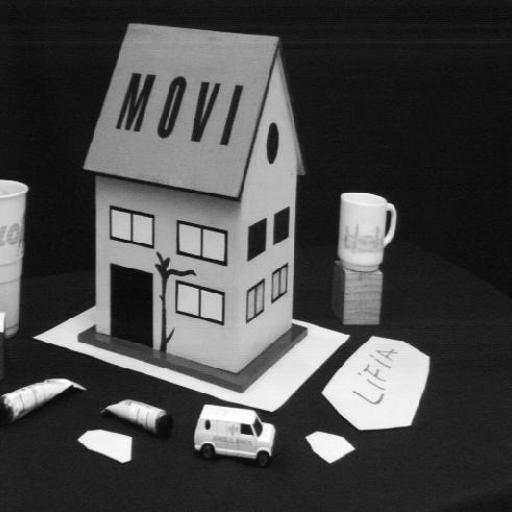
%> input picture hw2/set2/image1.jpg, 512 x 512 px
$ octave hw2_3.m   (GNU Octave 9; MATLAB toolbox functions it lacks are replaced by stand-ins)
%> lines starting %> are read from the running program, lines starting %| are printed output that depends on the picture
### hw2/readTextFiles.m
function [x1, x2] = readTextFiles

% use this function to read in data from 2D files.
% make sure to change the path depending which set
% you are using

fileid = fopen('set2/pt_2D_1.txt','r');
PointNo = str2num(fgets(fileid));
temp = fscanf(fileid,'%f');
Points1 = zeros(PointNo, 2);
for i = 1 : PointNo
    Points1(i,2) = temp(i*2-1);
    Points1(i,1) = temp(i*2);
end
fclose(fileid);
fileid = fopen('set2/pt_2D_2.txt','r');
PointNo = str2num(fgets(fileid));
temp = fscanf(fileid,'%f');
Points2 = zeros(PointNo, 2);
for i = 1 : PointNo
    Points2(i,2) = temp(i*2-1);
    Points2(i,1) = temp(i*2);
end
fclose(fileid);
x1 = Points1';
x2 = Points2';
n = size( x1, 2 );
x1 = [ x1 ; ones(1,n) ];
x2 = [ x2 ; ones(1,n) ];
end

### hw2/epipolar_lines.m
function [l,l_]=epipolar_lines(p,p_,F,image_1,image_2)
l_=F*p;
l=F'*p_;
x=1:size(image_1);
points_=zeros(2,size(x,2),size(l,2));
for i=1:size(l_,2)
    a=l_(1,i);
    b=l_(2,i);
    c=l_(3,i);
    y=(-c-a*x)/b;
    points_(1,:,i)=x;
    points_(2,:,i)=y;

end

points=zeros(2,size(x,2),size(l,2));
for i=1:size(l,2)
    a=l(1,i);
    b=l(2,i);
    c=l (3,i);
    y=(-c-a*x)/b;
    points(1,:,i)=x;
    points(2,:,i)=y;

end
figure;
imshow(image_1);
for i=1:size(l,2)
    hold on
    plot(p(1,i),p(2,i),'o');
    hold on
    plot(points(1,:,i),points(2,:,i));


end
figure;
imshow(image_2);
for i=1:size(l_,2)
    hold on
    plot(p_(1,i),p_(2,i),'o');
    hold on
    plot(points_(1,:,i),points_(2,:,i));

end

end

### hw2/err_dist.m
function err=err_dist(p,p_,F)
l_=F*p;
l=F'*p_;
distp_=0;
distp=0;
for i=1:size(p,2)
distp_=abs((l_(1,i)*p_(1,i)+l_(2,i)*p_(2,i)+l_(3,i))/sqrt(l_(1,i)^2+l_(2,i)^2))+distp_;
distp=abs((l(1,i)*p(1,i)+l(2,i)*p(2,i)+l(3,i))/sqrt(l(1,i)^2+l(2,i)^2))+distp;
end

distp_=distp_/37;
distp=distp/37;
err=(distp_+distp)/2;
end

### hw2/image_rect.m
function [rmse_x,rmse_y,H_l,H_r]=image_rect(F,image1,p,p_)

[U,S,V] = svd(F);
e_l=V(:,3);
e_r=U(:,3);

% e_l=(1/e_l(3))*e_l;
% e_r=(1/e_r(3))*e_r;
center=size(image1)./2;
T=[1 0 -center(1);0 1 -center(2);0 0 1];
e_r_=T*e_r;
theta=atan((e_r_(2))/(e_r_(1)));
R=[cos(theta) sin(theta) 0;-sin(theta) cos(theta) 0;0 0 1];
e_r_=R*e_r_;
G=[1 0 0;0 1 0;-1/(e_r_(1)/e_r_(3)) 0 1];
H_r=G*R*T;
% H_l=[1 0 0;-e_l(2)/e_l(1) 1 0; -1/e_l(1) 0 1];
e_r_x=[0 -e_r_(3) e_r_(2);e_r_(3) 0 -e_r_(1);-e_r_(2) e_r_(1) 0];
M=e_r_x*F+e_r*[1 1 1];
H0=H_r*M;
p_head=H_r*p_;
p_head = p_head ./ repmat( p_head(3,:), 3, 1 );
phead=H0*p;
phead = phead ./ repmat( phead(3,:), 3, 1 );
n=size(p,2);
A=[phead(1,:)',phead(2,:)',ones(n,1)];
b=p_head(1,:)';
x=A\b;
HA = [ x' ; 0 1 0 ; 0 0 1 ];

H_l=HA*H0;
phead=H_l*p;
phead = phead ./ repmat( phead(3,:), 3, 1 );
p_head=H_r*p_;
p_head = p_head ./ repmat( p_head(3,:), 3, 1 );
rmse_x = sqrt( mean(( phead(1,:) - p_head(1,:) ).^2 ));
rmse_y = sqrt( mean(( phead(2,:) - p_head(2,:) ).^2 ));

end

### hw2/eight_point.m
function F=eight_point(p,p_)
A=[p_(1,:)'.*p(1,:)'  p_(1,:)'.*p(2,:)'  p_(1,:)'  p_(2,:)'.*p(1,:)'  p_(2,:)'.*p(2,:)'  p_(2,:)'  p(1,:)'  p(2,:)'  ones(size(p,2),1)];
[U,S,V] = svd(A);

F=V(:,9);
F_=F;
F=ones(3);
F=reshape(F_,[3,3])';
[U_,S_,V_] = svd(F);
if rank(A)>8
S_0=zeros(3);

S_0(1,1)=S_(1,1);
S_0(2,2)=S_(2,2);
F=U_*S_0*V_';
end
end

### hw2/get_T_matrix.m
function [q,T] = get_T_matrix(p)

centroid = mean(p,2);
dists = sqrt(sum((p - repmat(centroid,1,size(p,2))).^2,1));
mean_dist = mean(dists);
T = [sqrt(2)/mean_dist 0 -sqrt(2)/mean_dist*centroid(1);...
            0 sqrt(2)/mean_dist -sqrt(2)/mean_dist*centroid(2);...
            0 0 1];
q=T*p;

end

### hw2/hw2_3.m
close all;
clear;
clc;
[p,p_]=readTextFiles;
F=eight_point(p,p_);
[q,T] = get_T_matrix(p);
[q_,T_] = get_T_matrix(p_);
Fq=eight_point(q,q_);
F_=T_'*Fq*T;
image1=imread('set2\image1.jpg');
%> image1 is the input picture: size 512x512x3 uint8; min 0, max 255, mean 73.6
image2=imread('set2\image2.jpg');
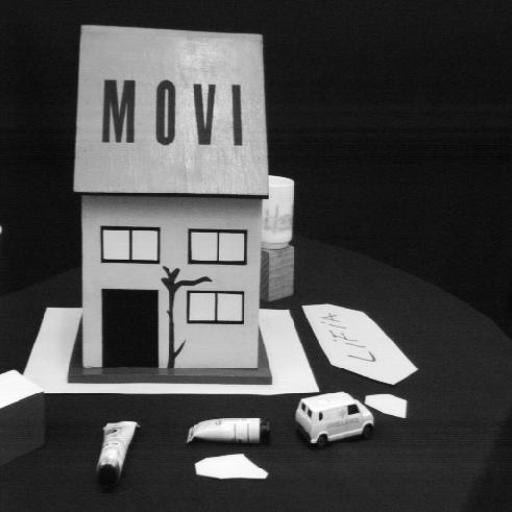
%> input picture hw2/set2/image2.jpg, 512 x 512 px
%> image2 is the input picture: size 512x512x3 uint8; min 0, max 255, mean 74.4
[l,l_]=epipolar_lines(p,p_,F_,image1,image2);
%> after the loop in epipolar_lines, `for i=1:size(l,2)`:
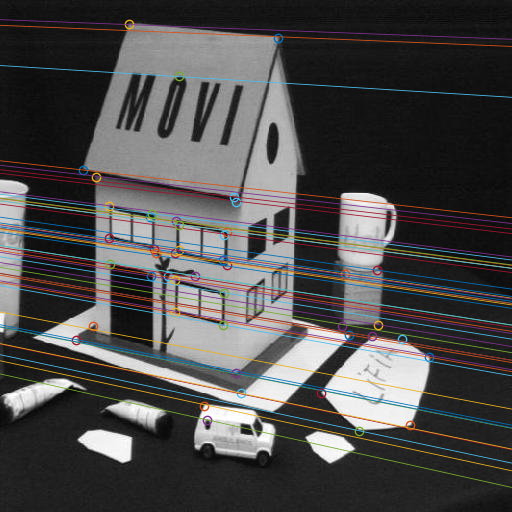
%> figure redrawn from the program's plot data
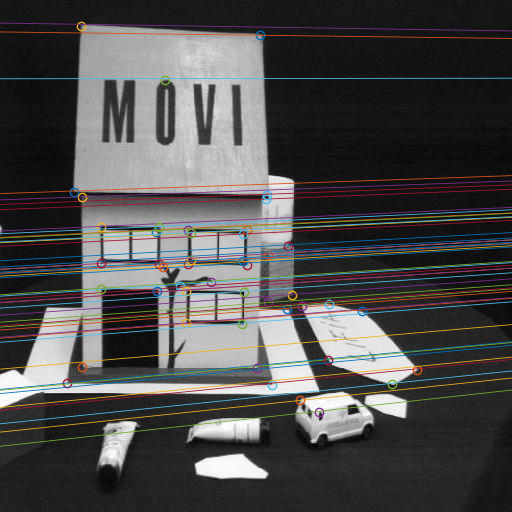
%> figure redrawn from the program's plot data
%> l = 46 columns, first 8: [0.000378 0.000372 0.000585 0.00135 0.00131 0.00151 0.00107 0.00123; -0.00917 -0.0097 -0.00943 -0.00912 -0.00906 -0.00904 -0.00909 -0.0094; 0.236 0.195 0.622 2.12 2.04 2.42 1.58 1.87]; l_ = 46 columns, first 8: [-0.00012 -0.000134 1.01e-05 0.000556 0.000561 0.000714 0.00037 0.000429; 0.00938 0.00875 0.00898 0.00925 0.00975 0.00976 0.00927 0.00891; -0.304 -0.206 -0.712 -2.58 -2.63 -3.15 -1.95 -2.12]
err_F=err_dist(p,p_,F);
err_N=err_dist(p,p_,F_);
[rmse_x,rmse_y,H_l,H_r]=image_rect(F_,image1,p,p_);
%> rmse_x = 30.29; rmse_y = 1.2; H_l = [0.00678 0.00137 -2.17; -0.00131 0.00909 -2.05; 4.22e-06 5.44e-07 0.00816]; H_r = [0.998 -0.0577 -240.8; 0.0577 0.998 -270.3; -0.000319 1.85e-05 1.08]
H_l_=projective2d(H_l.');
%> H_l_ = transform with T = [0.00678 -0.00131 4.22e-06; 0.00137 0.00909 5.44e-07; -2.17 -2.05 0.00816]
im1=imwarp(image1,H_l_);
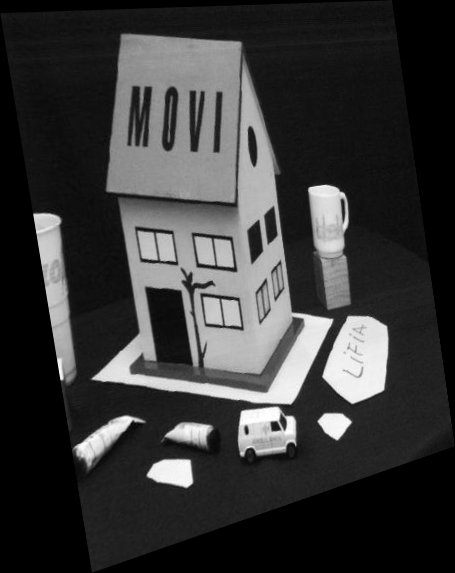
%> im1: size 573x455x3 uint8; min 0, max 255, mean 55.9
H_r_=projective2d(H_r.');
%> H_r_ = transform with T = [0.998 0.0577 -0.000319; -0.0577 0.998 1.85e-05; -240.8 -270.3 1.08]
im2=imwarp(image2,H_r_);
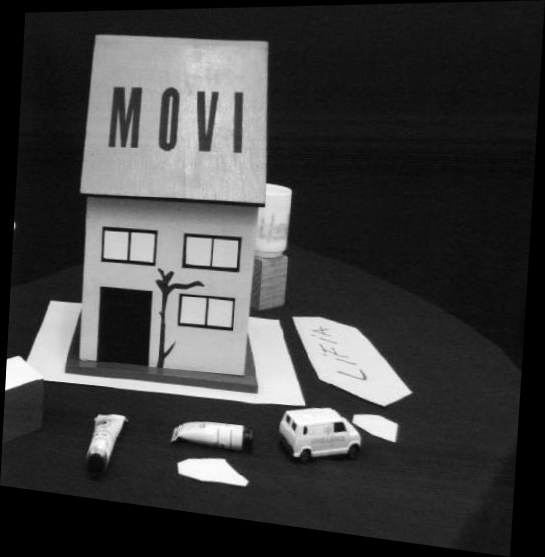
%> im2: size 557x545x3 uint8; min 0, max 255, mean 62.6
figure
imshow(im1);
figure
imshow(im2);
